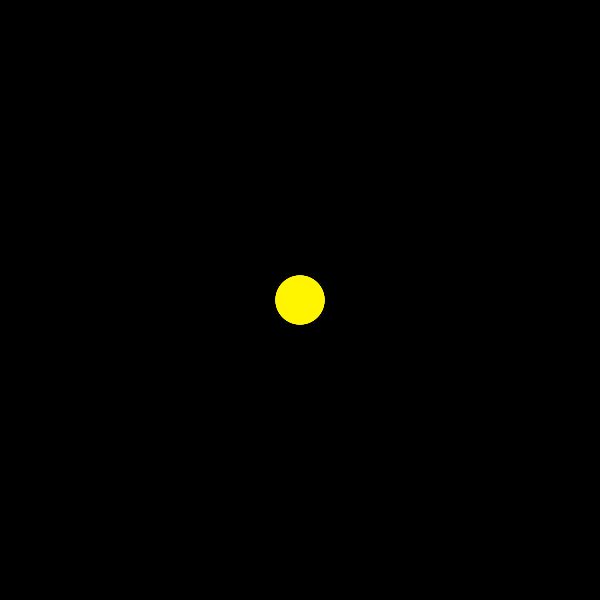
Frame 1 (no input)
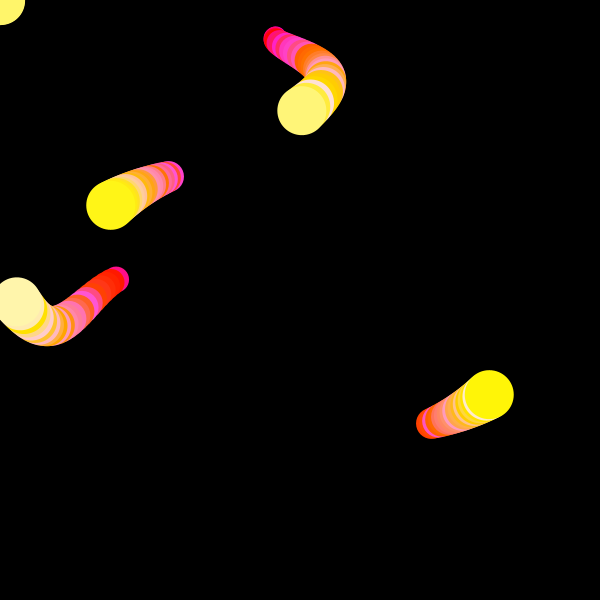
Frame 60 (the mouse pressed at the canvas centre just before this capture)
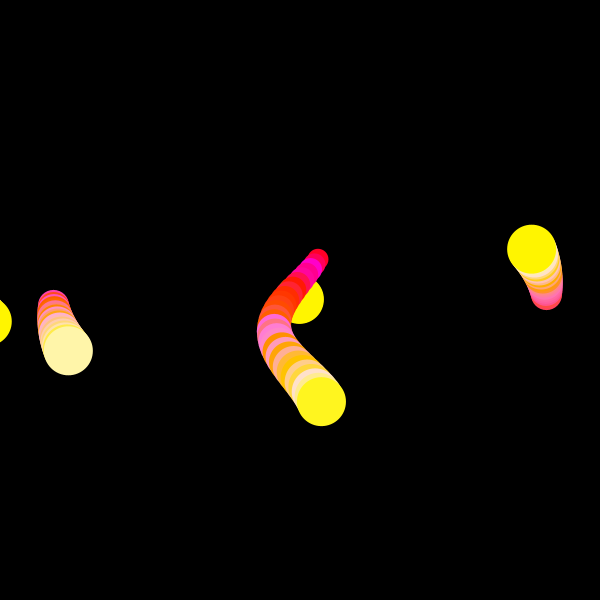
Frame 120 (the mouse held since frame 60 and released just before this capture)

The Processing sketch that drew these frames (run headless with seeded random() and noise(); from frame 60 on, the mouse is pressed at the canvas centre):

// Processing sketch: processing_49203
// ── processing_49203.pde


int maxBodys = 115;// how many ellipse are on screen at once

int currW =0;// used for counting purposes

PVector[] pos = new PVector[maxBodys];//an array of positions

void setup() {
  size(600,600);//you should know what this is
  noStroke();//no stroke works in the setup

  for(int i=0; i< maxBodys; i++) {//this is where we creat the positions
    pos[i] = new PVector(300,300);
  }
  //the optional smooth function
 // smooth();
}

void draw() {
  background(0);// black and boring, but it works for me
  
  //and these are the worms
  worm(mouseX, mouseY,20);
  
  worm(sin(radians(frameCount)) * 250 +300,cos(radians(frameCount)) * 150 +300,20);
  
  worm(sin(radians(frameCount+180)) * 250 +300,cos(radians(frameCount+180)) * 150 +300,20);
  
 //    math is used to make them go up and down
  worm(sin(radians(frameCount*10)) * 50 +300,sin(radians(frameCount -90)) * 300 +300,30);
  
  worm(sin(radians(frameCount +185)) * 350 +300,sin(radians(frameCount*10)) * 50 +300,25);
  
  currW =0;// DO NOT REMOVE is  very important
}


void worm(float x, float y, int Wlength) { //the worm fuction
  
  // this keeps the program from crashing if you do something stupid
  if(currW +Wlength > maxBodys) Wlength = maxBodys - currW;

  for(int del=Wlength-1; del>-1; del--) {//now for some more math

    if(del >0) {
      pos[del +currW].x += (pos[del-1 +currW].x-pos[del +currW].x)/(del/Wlength +1);
      pos[del +currW].y += (pos[del-1 +currW].y-pos[del +currW].y)/(del/Wlength +1);
      fill(255,255 - del*10, sin(radians(frameCount)) * 250 - random(255));
      ellipse(pos[del +currW].x,pos[del +currW].y, 50 -del, 50 -del);
    } 
    else {
      pos[del +currW].x += (x-pos[del +currW].x)/(10);
      pos[del +currW].y += (y-pos[del +currW].y)/(10);
    }
  }
  currW += Wlength;// keeps other worms from stealing the same postions
}

// I could have coded this better with a class. But I was too lazy.
